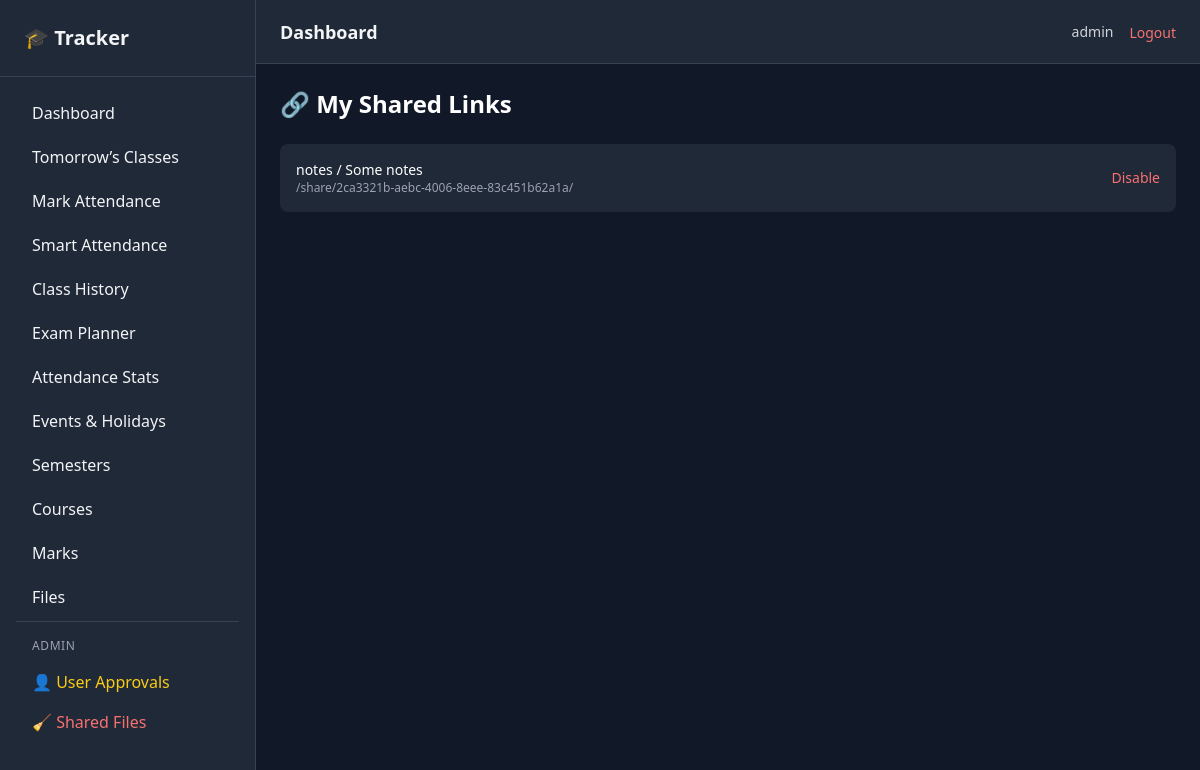
Page /shares/ (signed in) on the committed database.
### core/models.py (models this page shows, shortened)
class User(AbstractUser):
    email = models.EmailField(unique=True)
    full_name = models.CharField(max_length=200, null=True, blank=True)
    mobile = models.CharField(max_length=20, null=True, blank=True)
    university = models.CharField(
        max_length=200,
        blank=True,
        null=True
    )
    dob = models.DateField(
        blank=True,
        null=True
    )
    is_approved = models.BooleanField(default=False)

class ShareLink(models.Model):
    token = models.UUIDField(
        default=uuid.uuid4,
        unique=True,
        editable=False
    )
    user = models.ForeignKey(
        settings.AUTH_USER_MODEL,
        on_delete=models.CASCADE,
        related_name="shared_links"
    )
    file = models.ForeignKey(
        StoredFile,
        null=True,
        blank=True,
        on_delete=models.CASCADE
    )
    folder = models.ForeignKey(
        Folder,
        null=True,
        blank=True,
        on_delete=models.CASCADE
    )
    zip_file = models.FileField(
        upload_to="shared_zips/",
        null=True,
        blank=True
    )
    cleanup_after_hours = models.PositiveIntegerField(
        default=24,
        help_text="Hours after deactivation to clean ZIP"
    )
    cleaned_at = models.DateTimeField(
        null=True,
        blank=True
    )
    is_active = models.BooleanField(default=True)
    created_at = models.DateTimeField(auto_now_add=True)
    expires_at = models.DateTimeField(null=True, blank=True)

class Folder(models.Model):
    user = models.ForeignKey(
        settings.AUTH_USER_MODEL,
        on_delete = models.CASCADE,
        related_name = 'folders'
    )
    category = models.ForeignKey(
        FileCategory,
        on_delete = models.CASCADE,
        related_name = 'folders'
    )
    name = models.CharField(max_length=150)
    is_protected = models.BooleanField(default=False)
    pin_has = models.CharField(max_length=225, blank=True)
    def __str__(self):
        return f"{self.category.name} / {self.name}"

class FileCategory(models.Model):
    user = models.ForeignKey(
        settings.AUTH_USER_MODEL,
        on_delete = models.CASCADE,
        related_name = 'file_categories'
    )
    name = models.CharField(max_length=100)

### core/views.py (the view)
# urls.py: path("shares/", views.my_shared_links, name="my_shared_links"),
@login_required
def my_shared_links(request):
    shares = ShareLink.objects.filter(user=request.user)
    return render(request, "files/my_shares.html", {
        "shares": shares
    })

### templates/files/my_shares.html (shortened to what this page needs)
{% extends "base/base.html" %}
{% block content %}
<div class="max-w-4xl mx-auto">
  <h2 class="text-2xl font-semibold text-white mb-6">
    🔗 My Shared Links
  </h2>
  {% for s in shares %}
  <div class="bg-gray-800 p-4 rounded-lg mb-3 flex justify-between items-center">
    <div>
      <p class="text-white text-sm">
        {{ s.file|default:s.folder }}
      </p>
      <p class="text-xs text-gray-400">
        {{ request.build_absolute_uri|slice:":0" }}/share/{{ s.token }}/
      </p>
    </div>
    {% if s.is_active %}
    <a href="{% url 'disable_share' s.id %}"
       class="text-red-400 text-sm hover:underline">
      Disable
    </a>
    {% endif %}
  </div>
  {% empty %}
  <p class="text-gray-400">No shared links yet.</p>
  {% endfor %}
</div>
{% endblock %}

### templates/base/navbar.html (shortened to what this page needs)
<header class="h-16 bg-gray-800 border-b border-gray-700 flex items-center justify-between px-4 sm:px-6">
    <div class="flex items-center gap-3">
        <h1 class="text-lg font-semibold">
            Dashboard
        </h1>
    </div>
    <div class="flex items-center gap-4">
        <span class="text-sm text-gray-300 hidden sm:block">
            {{ request.user.username }}
        </span>
        <form method="post" action="{% url 'logout' %}">
            <button type="submit"
                    class="text-red-400 hover:text-red-300 text-sm font-medium">
                Logout
            </button>
        </form>
    </div>
</header>

### rows in the picture
User: user.username "admin"
ShareLink: file "notes / Some notes", token "2ca3321b-aebc-4006-8eee-83c451b62a1a", is_active "Disable"
